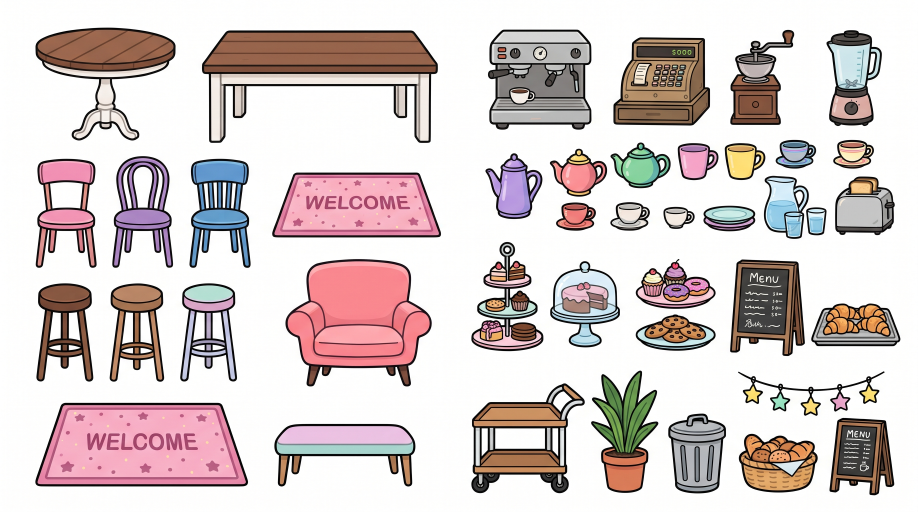
#> input picture art-source/Cafe Interior/Cafe-items.jpg, 2752 x 1536 px (shown at 1/3 size)
$ python -i cut_sheet.py   (imports and definitions only)
#> lines starting #> are read from the running program, lines starting #| are printed output that depends on the picture; after the words box and inside, x2 and y2 are one past the last pixel; in counts of white or black regions, pixels touching at a corner belong together
"""Cuts the separate items out of an item sheet (items drawn on a white background).

  python tools/cut_sheet.py find  "art-source/House Interior/living room items.jpg"
      Finds every item and saves a numbered preview (<sheet>.found.png) next to the sheet,
      so you can see what is what.

  python tools/cut_sheet.py cut   "art-source/House Interior/living room items.jpg"
      Reads <sheet>.items.json and saves each named item as art/props/<name>.webp
      with a transparent background, shrunk the same amount as the room backgrounds
      (2752 -> 1920 wide), so items keep their size relative to the room.

<sheet>.items.json maps item names to a point inside the item on the full-size sheet:
  { "living_sofa": [600, 300], "living_armchair": [1100, 320] }
Anything not listed (for example text labels) is left out.

Needs: python -m pip install --user numpy scipy
"""
import json
import sys
from pathlib import Path

import numpy as np
from PIL import Image, ImageDraw, ImageFont
from scipy import ndimage

ROOT = Path(__file__).resolve().parent.parent
SHRINK = 1920 / 2752
MIN_AREA = 600   # smaller blobs are specks, not items
JOIN = 7         # pixels: parts of one item closer than this count as one item
HOLE_MIN_AREA = 600  # smaller white spots inside items are highlights (eyes, shine), not gaps


def find_items(path):
    rgb = np.asarray(Image.open(path).convert("RGB")).astype(np.int16)
    lo, hi = rgb.min(axis=2), rgb.max(axis=2)
    whiteish = (lo > 226) & (hi - lo < 22)
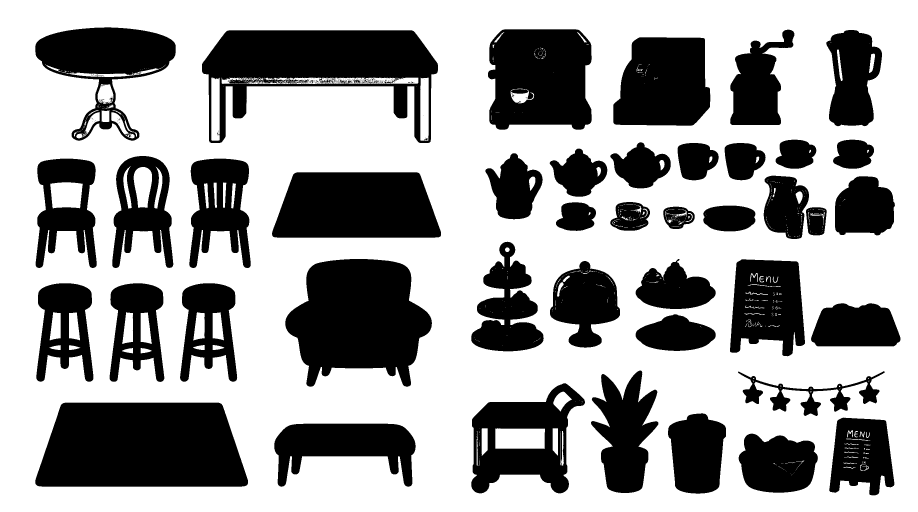
#> whiteish: shape (1536, 2752) bool (shown at 1/3 size); 63.3% white; 341 black regions (286 under 20 px), largest, box (x1, y1, x2, y2) and area: (106, 1208, 744, 1460) 142209, (856, 777, 1296, 1160) 117218, (606, 91, 1314, 429) 117170

    # Background = white areas touching the edge. White inside an item (a cup, a cloud) stays.
    labels, _ = ndimage.label(whiteish)
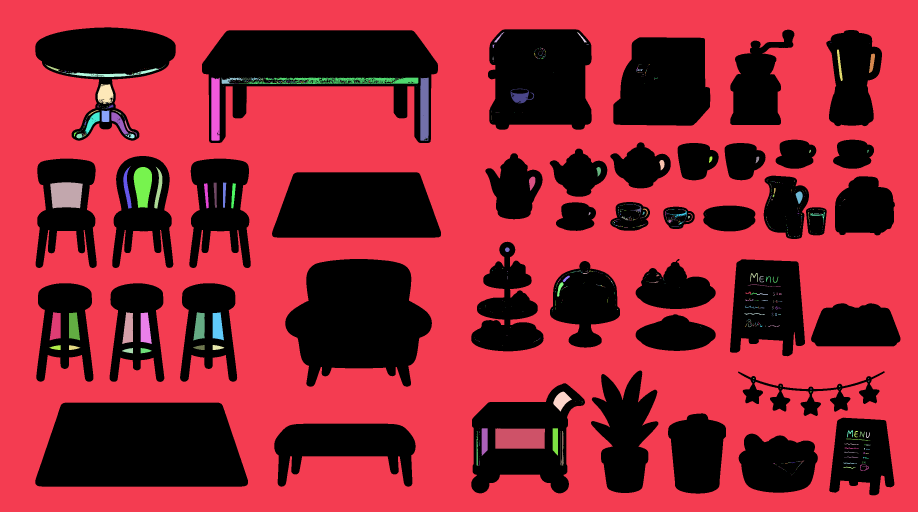
#> labels: shape (1536, 2752) int32 (shown at 1/3 size); 1275 distinct labels, from 0 to 1274; one colour per label, 0 black
    edge = np.unique(np.concatenate([labels[0], labels[-1], labels[:, 0], labels[:, -1]]))
#> edge = [1]
    background = np.isin(labels, edge[edge > 0])
#> background: shape (1536, 2752) bool; 61.3% white; 42 black regions, largest, box (x1, y1, x2, y2) and area: (106, 1208, 744, 1460) 142209, (606, 91, 1314, 429) 134399, (856, 777, 1296, 1160) 117218

    # Gaps inside an item (between chair legs, under a bunk bed) are the same pure, neutral
    # white as the paper. White that is painted on an item is slightly tinted, so it stays.
    for i, box in enumerate(ndimage.find_objects(labels), start=1):
        if box is None or i in edge:
            continue
        region = labels[box] == i
        if region.sum() < HOLE_MIN_AREA:
            continue
        mean = rgb[box][region].mean(axis=0)
        if mean.min() > 252 and mean.max() - mean.min() < 1.5:
            background[box] |= region
#> this loop made 1274 passes
#> region on passes 5 to 7: [True], [True], [[True, True]]
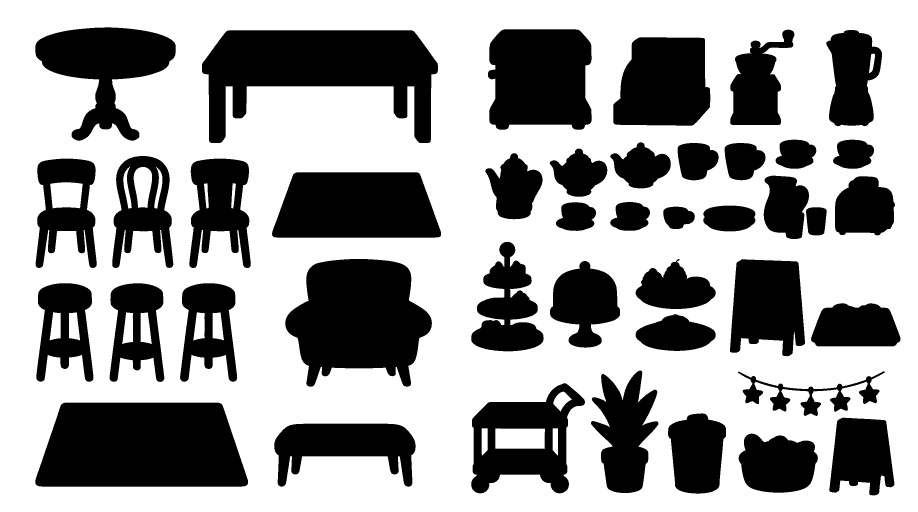
#> background: shape (1536, 2752) bool (shown at 1/3 size); 62.3% white; 42 black regions, largest, box (x1, y1, x2, y2) and area: (106, 1208, 744, 1460) 142209, (606, 91, 1314, 429) 134399, (856, 777, 1296, 1160) 117218

    item_pixels = ~background

    groups, count = ndimage.label(ndimage.binary_dilation(item_pixels, iterations=JOIN))
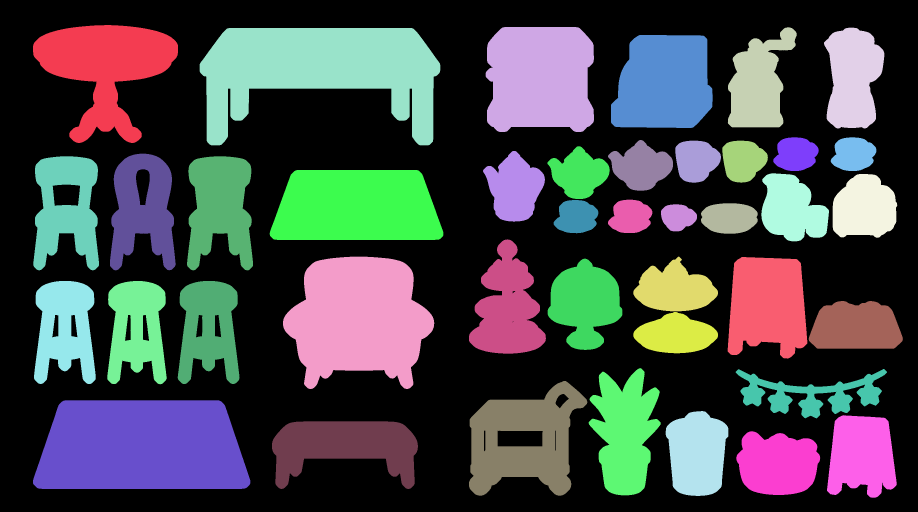
#> groups: shape (1536, 2752) int32 (shown at 1/3 size); 42 distinct labels, from 0 to 41; one colour per label, 0 black
#> count = 41
    items = []
    for i, box in enumerate(ndimage.find_objects(groups), start=1):
        mask = (groups[box] == i) & item_pixels[box]
        if mask.sum() >= MIN_AREA:
            items.append((box, mask))
#> this loop made 41 passes
#> pass 1, in find_items, `mask = (groups[box] == i) & item_pixels[box]`:
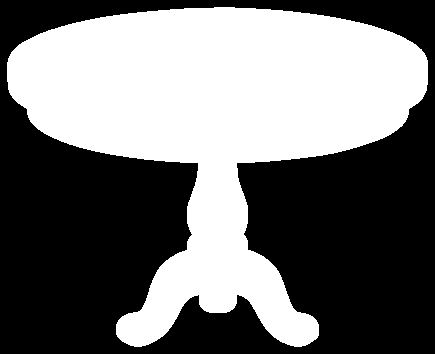
#> mask: shape (354, 435) bool; 44.8% white; 1 white region, box (x1, y1, x2, y2) and area: (7, 7, 428, 347) 69027
#> pass 2, in find_items, `mask = (groups[box] == i) & item_pixels[box]`:
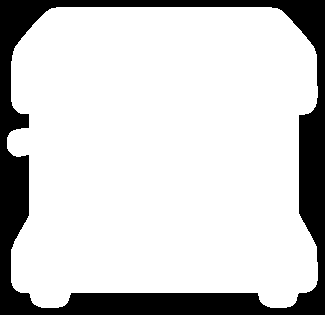
#> mask: shape (315, 325) bool; 81.2% white; 1 black region, box (x1, y1, x2, y2) and area: (0, 0, 325, 315) 19252
#> pass 3, in find_items, `mask = (groups[box] == i) & item_pixels[box]`:
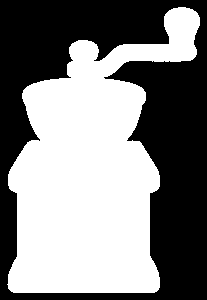
#> mask: shape (300, 207) bool; 51.2% white; 1 black region, box (x1, y1, x2, y2) and area: (0, 0, 207, 300) 30319
#> after the loop, items = 41 items
    return Image.open(path).convert("RGB"), groups, items


def cmd_find(path):
    sheet, _, items = find_items(path)
    preview = sheet.copy()
    d = ImageDraw.Draw(preview)
    f = ImageFont.load_default(size=44)
    for n, (box, _) in enumerate(items, start=1):
        y0, y1, x0, x1 = box[0].start, box[0].stop, box[1].start, box[1].stop
        d.rectangle([x0, y0, x1, y1], outline=(255, 0, 0), width=5)
        d.text((x0 + 6, y0 + 2), str(n), font=f, fill=(255, 0, 0), stroke_width=4, stroke_fill=(255, 255, 255))
        print(f"{n}: center [{(x0 + x1) // 2}, {(y0 + y1) // 2}] size {x1 - x0}x{y1 - y0}")
    out = path.with_suffix(".found.png")
    preview.thumbnail((1800, 1800))
    preview.save(out)
    print("Preview:", out)


def cmd_cut(path):
    names = json.loads(path.with_suffix(".items.json").read_text(encoding="utf-8"))
    sheet, _, items = find_items(path)
    rgb = np.asarray(sheet)
    out_dir = ROOT / "art" / "props"
    out_dir.mkdir(parents=True, exist_ok=True)
    for name, (x, y) in names.items():
        # The smallest item box around the point (the "center" numbers printed by find).
        around = [(b, m) for b, m in items if b[1].start <= x < b[1].stop and b[0].start <= y < b[0].stop]
        if not around:
            sys.exit(f"{name}: no item at {x},{y}")
        box, mask = min(around, key=lambda bm: (bm[0][0].stop - bm[0][0].start) * (bm[0][1].stop - bm[0][1].start))
        rgba = np.dstack([rgb[box], (mask * 255).astype(np.uint8)])
        img = Image.fromarray(rgba, "RGBA")
        img = img.convert("RGBa").resize((max(1, round(img.width * SHRINK)), max(1, round(img.height * SHRINK))), Image.LANCZOS).convert("RGBA")
        img.save(out_dir / f"{name}.webp", quality=90, method=6)
    print(f"Cut {len(names)} items into {out_dir}")


# [4 lines not run here, left out]

>>> result = find_items('../art-source/Cafe Interior/Cafe-items.jpg')

$ run again, on art-source/Castle Interior/Castle lobby items.jpg
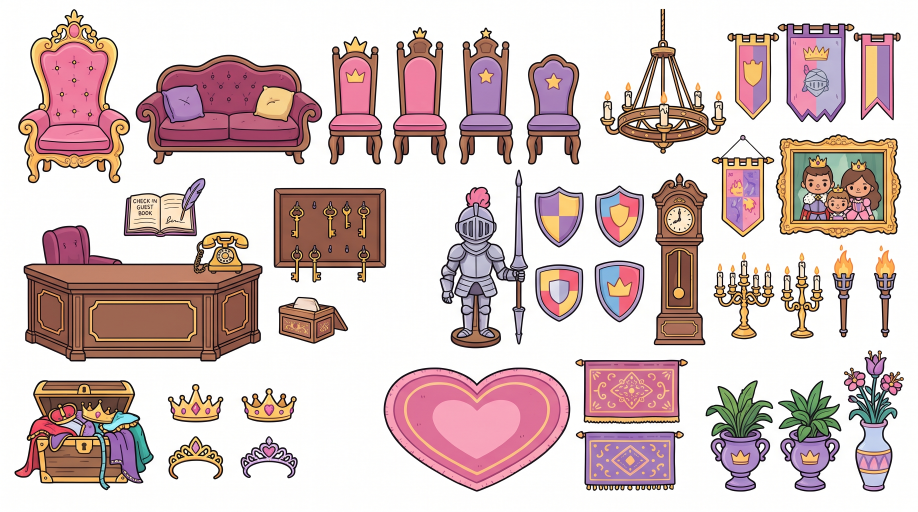
#> input picture art-source/Castle Interior/Castle lobby items.jpg, 2752 x 1536 px (shown at 1/3 size)
#> whiteish: shape (1536, 2752) bool; 57% white; 49 black regions (10 under 20 px), largest, box (x1, y1, x2, y2) and area: (71, 676, 788, 1085) 220188, (1150, 1102, 1711, 1475) 153469, (407, 164, 967, 494) 131025
#> labels: shape (1536, 2752) int32; 550 distinct labels, from 0 to 549
#> edge = [1]
#> the loop in find_items, `for i, box in enumerate(ndimage.find_objects(labels), start=1):` made 549 passes
#> region on passes 7, 9, 16: [True], [True], [True, True]
#> after the loop in find_items, `for i, box in enumerate(ndimage.find_objects(labels), start=1):`:
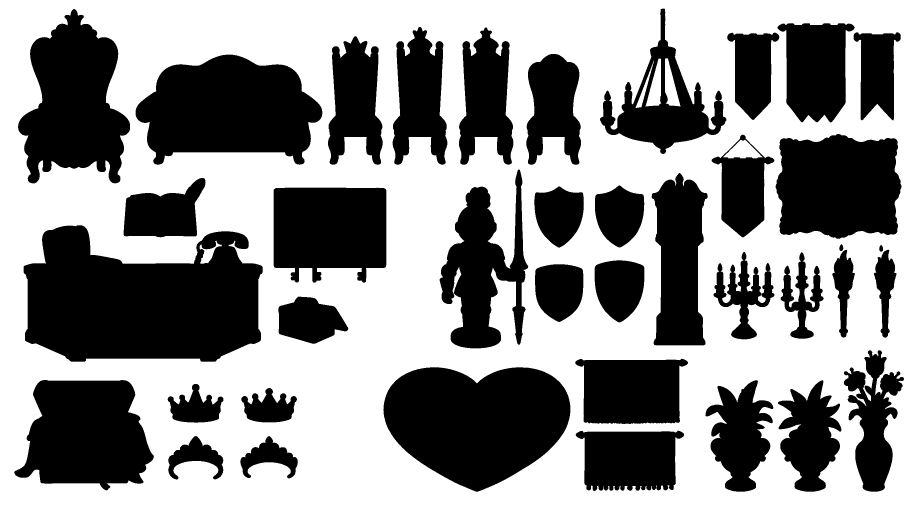
#> background: shape (1536, 2752) bool (shown at 1/3 size); 56.8% white; 39 black regions, largest, box (x1, y1, x2, y2) and area: (71, 676, 788, 1085) 220239, (1150, 1102, 1711, 1475) 153469, (407, 164, 967, 494) 131025
#> groups: shape (1536, 2752) int32; 38 distinct labels, from 0 to 37
#> count = 37
#> the loop in find_items, `for i, box in enumerate(ndimage.find_objects(groups), start=1):` made 37 passes
#> pass 3, in find_items, `mask = (groups[box] == i) & item_pixels[box]`:
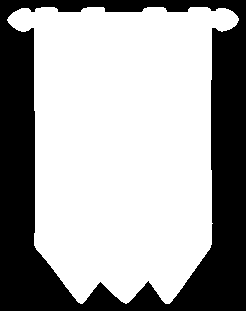
#> mask: shape (311, 246) bool; 65.1% white; 1 black region, box (x1, y1, x2, y2) and area: (0, 0, 246, 311) 26725
#> after the loop in find_items, `for i, box in enumerate(ndimage.find_objects(groups), start=1):`: items = 37 items

$ run again, on art-source/Castle Interior/bedroom items.jpg
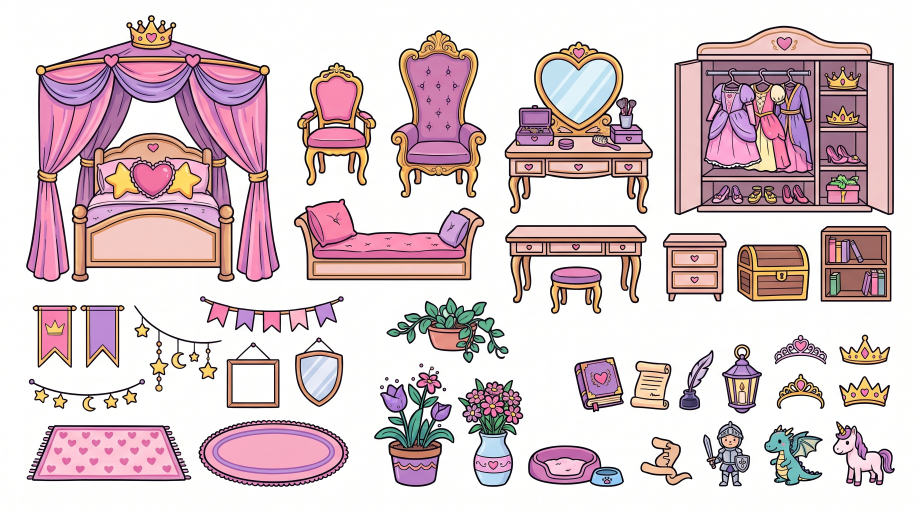
#> input picture art-source/Castle Interior/bedroom items.jpg, 2752 x 1536 px (shown at 1/3 size)
#> whiteish: shape (1536, 2752) bool; 56.3% white; 72 black regions (28 under 20 px), largest, box (x1, y1, x2, y2) and area: (78, 45, 839, 846) 430285, (2023, 77, 2682, 646) 337053, (1514, 124, 1959, 642) 133788
#> labels: shape (1536, 2752) int32; 336 distinct labels, from 0 to 335
#> edge = [1]
#> the loop in find_items, `for i, box in enumerate(ndimage.find_objects(labels), start=1):` made 335 passes
#> region on passes 2, 3, 5: [True], [True], [True]
#> after the loop in find_items, `for i, box in enumerate(ndimage.find_objects(labels), start=1):`:
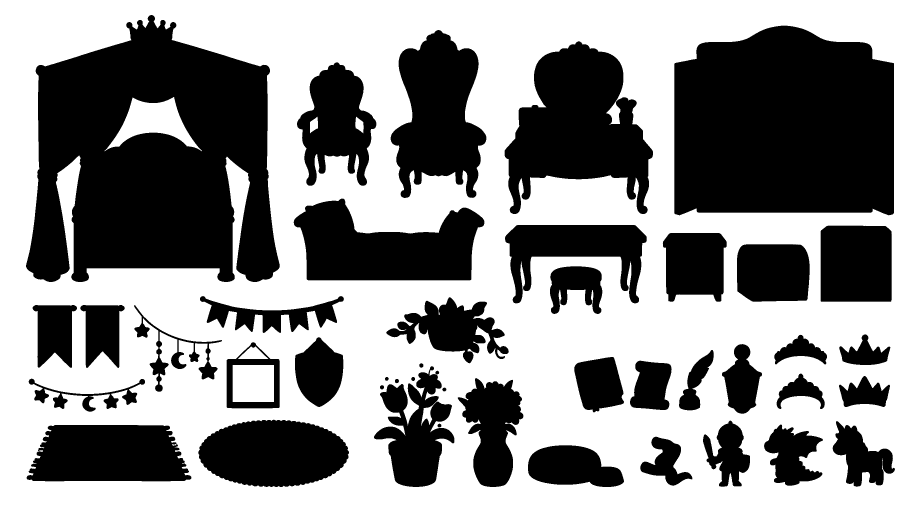
#> background: shape (1536, 2752) bool (shown at 1/3 size); 56% white; 44 black regions (1 under 20 px), largest, box (x1, y1, x2, y2) and area: (78, 45, 839, 846) 430285, (2023, 77, 2682, 646) 337778, (1514, 124, 1959, 642) 134609
#> groups: shape (1536, 2752) int32; 37 distinct labels, from 0 to 36
#> count = 36
#> the loop in find_items, `for i, box in enumerate(ndimage.find_objects(groups), start=1):` made 36 passes
#> pass 3, in find_items, `mask = (groups[box] == i) & item_pixels[box]`:
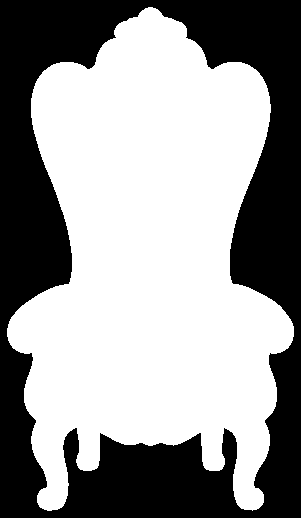
#> mask: shape (518, 301) bool; 59.2% white; 1 black region, box (x1, y1, x2, y2) and area: (0, 0, 301, 518) 63626
#> after the loop in find_items, `for i, box in enumerate(ndimage.find_objects(groups), start=1):`: items = 35 items
